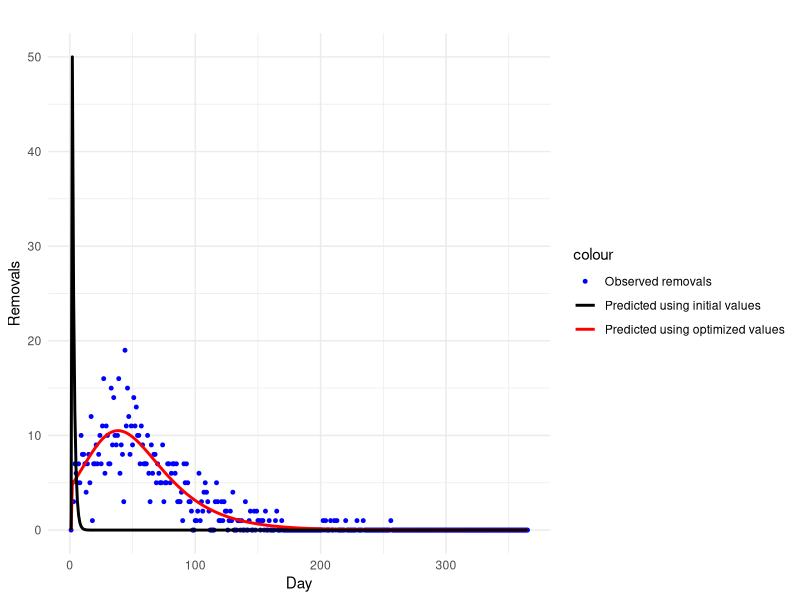

R code for this plot:
set.seed(8)
# Define the Discrete-Time Deterministic SIR Model
Deterministic_DT_SIR_model <- function(N, S0, I0, minTime, maxTime, beta, gamma, step_size) {
  steps <- seq(minTime, maxTime, by = step_size) # Time discretization
  S <- numeric(length(steps)) # Vector to store susceptibles
  I <- numeric(length(steps)) # Vector to store infectives
  R <- numeric(length(steps)) # Vector to store removed
  
  # Set initial conditions
  S[1] <- S0
  I[1] <- I0
  R[1] <- N - S0 - I0
  
  # Loop and update compartments
  for (t in 2:length(steps)) {
    S[t] <- S[t-1] - ((beta/N) * S[t-1] * I[t-1]) * step_size
    I[t] <- I[t-1] + ((beta/N) * S[t-1] * I[t-1] - gamma * I[t-1]) * step_size
    R[t] <- R[t-1] + gamma * I[t-1] * step_size
  }
  
  # Return simulated trajectories
  return(data.frame(Steps = steps, S = S, I = I, R = R))
}

# Generate simulated data using the SIR model
N <- 1000   # Total population size
S0 <- 900   # Initial number of susceptibles
I0 <- 100   # Initial number of infectives
minTime <- 1
maxTime <- 365
beta <- 0.1   # Infection rate
gamma <- 0.05    # Recovery rate
step_size <- 1   # Step size for time discretization

simulated_data <- Deterministic_DT_SIR_model(N, S0, I0, minTime, maxTime, beta, gamma, step_size)

# Observed data on removals (cumulative with Poisson noise)
observed_data <- data.frame(
  Steps = simulated_data$Steps,
  Removals= c(0, rpois(length(simulated_data$Steps)-1, diff(simulated_data$R))))

# The objective function (sum of squared differences)
objective_function <- function(params) {
  beta <- params[1]
  gamma <- params[2]
  
  beta<- exp(beta)
  gamma<- exp(gamma)
  
  # Simulate SIR model using current parameter values
  model_data <- Deterministic_DT_SIR_model(N, S0, I0, minTime, maxTime, beta, gamma, step_size)
  
  # Compute sum of squared differences between simulated removals and observed removals
  OLS = sum((c(0,diff(model_data$R)) - observed_data$Removals)^2)
  
  #Alternatively using RMSE
  #RMSE <- sqrt(mean((c(0, diff(model_data$R)) - observed_data$Removals)^2))
  #return(RMSE)
  return(OLS)
}

# Perform optimization to estimate model parameters
initial_params <- c(log(0.0000001), log(0.5))  # Initial parameter values

#nlm
#opt_result <- nlm(p = initial_params, f = objective_function)
#print(opt_result)
#estimated_params <- opt_result$estimate
#estimated_params<- exp(estimated_params)

#Optim
opt_result <- optim(par = initial_params, fn = objective_function, method='Nelder-Mead',hessian=TRUE)
print(opt_result)
estimated_params <- opt_result$par
estimated_params<- exp(estimated_params)
print(estimated_params)

# Simulate SIR model using estimated parameters
predicted_data <- Deterministic_DT_SIR_model(N, S0, I0, minTime, maxTime, estimated_params[1], estimated_params[2], step_size)
predicted_data$ActualRemovals<- c(0,diff(predicted_data$R))

Initpredicted_data<- Deterministic_DT_SIR_model(N, S0, I0, minTime, maxTime, exp(initial_params[1]), exp(initial_params[2]), step_size)
Initpredicted_data$ActualRemovals<- c(0,diff(Initpredicted_data$R))

# Plot observed and simulated removals  
library(ggplot2)
ggplot() +
  geom_point(data = observed_data, aes(x = Steps, y = Removals, color = "Observed removals"), size = 1) +
  geom_line(data = predicted_data, aes(x = Steps, y = ActualRemovals, color = "Predicted using optimized values"), linewidth = 1) +
  geom_line(data = Initpredicted_data, aes(x = Steps, y = ActualRemovals, color = "Predicted using initial values"), linewidth = 1) +
  ylim(0, 50) +
  labs(x = "Day", y = "Removals", title = "") +
  scale_color_manual(values = c("Observed removals" = "blue", "Predicted using optimized values" = "red", "Predicted using initial values" = "black")) +
  theme_minimal()


# 95%CI
# Calculate the SSE (sum of squared errors)
squared_errors <- (c(0, diff(Deterministic_DT_SIR_model(N, S0, I0, minTime, maxTime, exp(opt_result$par[1]), exp(opt_result$par[2]), step_size)$R)) - observed_data$Removals)^2
sse <- sum(squared_errors)

# Calculate degrees of freedom
n_observations <- length(observed_data$Removals)
n_parameters <- length(opt_result$par)
df <- n_observations - n_parameters

# Calculate residual variance
residual_variance <- sse / df
residual_sd<- sqrt(residual_variance)
print(residual_sd)

ols.hessian<- opt_result$hessian/2
se <- residual_sd * sqrt(diag(solve(ols.hessian))) # Standard errors of the estimates
cbind(estimated_params,se)
Betaupper<- estimated_params[1]+1.96*se[1]
Betalower<- estimated_params[1]-1.96*se[1]
Betainterval<- data.frame(value=estimated_params[1], lower=Betalower, upper=Betaupper)
print(Betainterval)

Gammaupper<- estimated_params[2]+1.96*se[2]
Gammalower<- estimated_params[2]-1.96*se[2]
Gammainterval<- data.frame(value=estimated_params[2],  lower=Gammalower, upper=Gammaupper)
print(Gammainterval)



